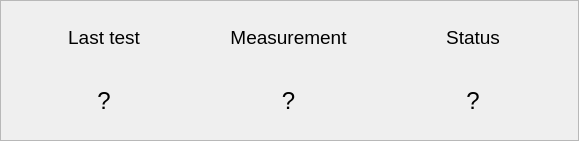
  <widget class="QFrame" name="fSlot_3">
   <property name="geometry">
    <rect>
     <x>648</x>
     <y>74</y>
     <width>579</width>
     <height>141</height>
    </rect>
   </property>
   <property name="autoFillBackground">
    <bool>false</bool>
   </property>
   <property name="styleSheet">
    <string notr="true"/>
   </property>
   <property name="frameShape">
    <enum>QFrame::StyledPanel</enum>
   </property>
   <property name="frameShadow">
    <enum>QFrame::Raised</enum>
   </property>
   <widget class="QWidget" name="gridLayoutWidget_4">
    <property name="geometry">
     <rect>
      <x>12</x>
      <y>6</y>
      <width>553</width>
      <height>126</height>
     </rect>
    </property>
    <property name="font">
     <font>
      <pointsize>14</pointsize>
     </font>
    </property>
    <layout class="QGridLayout" name="table_PN_test_3">
     <property name="sizeConstraint">
      <enum>QLayout::SetDefaultConstraint</enum>
     </property>
     <property name="spacing">
      <number>1</number>
     </property>
     <item row="0" column="1">
      <widget class="QLabel" name="lbl_lbl_measurement_3">
       <property name="font">
        <font>
         <pointsize>14</pointsize>
        </font>
       </property>
       <property name="text">
        <string>Measurement</string>
       </property>
       <property name="alignment">
        <set>Qt::AlignCenter</set>
       </property>
      </widget>
     </item>
     <item row="1" column="1">
      <widget class="QLabel" name="lbl_measurement_3">
       <property name="font">
        <font>
         <pointsize>18</pointsize>
        </font>
       </property>
       <property name="text">
        <string>?</string>
       </property>
       <property name="alignment">
        <set>Qt::AlignCenter</set>
       </property>
      </widget>
     </item>
     <item row="1" column="0">
      <widget class="QLabel" name="lbl_test_no_3">
       <property name="font">
        <font>
         <pointsize>18</pointsize>
        </font>
       </property>
       <property name="text">
        <string>?</string>
       </property>
       <property name="alignment">
        <set>Qt::AlignCenter</set>
       </property>
      </widget>
     </item>
     <item row="0" column="2">
      <widget class="QLabel" name="lbl_lbl_ResultTest_3">
       <property name="font">
        <font>
         <pointsize>14</pointsize>
        </font>
       </property>
       <property name="text">
        <string>Status</string>
       </property>
       <property name="alignment">
        <set>Qt::AlignCenter</set>
       </property>
      </widget>
     </item>
     <item row="1" column="2">
      <widget class="QLabel" name="lbl_ResultTest_3">
       <property name="font">
        <font>
         <pointsize>18</pointsize>
        </font>
       </property>
       <property name="text">
        <string>?</string>
       </property>
       <property name="alignment">
        <set>Qt::AlignCenter</set>
       </property>
      </widget>
     </item>
     <item row="0" column="0">
      <widget class="QLabel" name="lbl_lbl_test_no_3">
       <property name="font">
        <font>
         <pointsize>14</pointsize>
        </font>
       </property>
       <property name="text">
        <string>Last test</string>
       </property>
       <property name="alignment">
        <set>Qt::AlignCenter</set>
       </property>
      </widget>
     </item>
    </layout>
   </widget>
  </widget>
